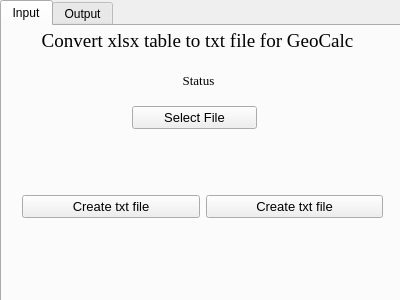
<?xml version="1.0" encoding="UTF-8"?>
<ui version="4.0">
 <class>GCE</class>
 <widget class="QWidget" name="GCE">
  <property name="geometry">
   <rect>
    <x>0</x>
    <y>0</y>
    <width>400</width>
    <height>300</height>
   </rect>
  </property>
  <property name="minimumSize">
   <size>
    <width>400</width>
    <height>300</height>
   </size>
  </property>
  <property name="maximumSize">
   <size>
    <width>400</width>
    <height>300</height>
   </size>
  </property>
  <property name="windowTitle">
   <string>GeoCalc Extention</string>
  </property>
  <widget class="QTabWidget" name="tabWidget">
   <property name="geometry">
    <rect>
     <x>0</x>
     <y>0</y>
     <width>411</width>
     <height>311</height>
    </rect>
   </property>
   <property name="currentIndex">
    <number>0</number>
   </property>
   <widget class="QWidget" name="input">
    <attribute name="title">
     <string>Input</string>
    </attribute>
    <widget class="QWidget" name="horizontalLayoutWidget">
     <property name="geometry">
      <rect>
       <x>20</x>
       <y>140</y>
       <width>361</width>
       <height>81</height>
      </rect>
     </property>
     <layout class="QHBoxLayout" name="horizontalLayout">
      <item>
       <widget class="QPushButton" name="pushButton">
        <property name="font">
         <font>
          <pointsize>10</pointsize>
         </font>
        </property>
        <property name="text">
         <string>Create txt file</string>
        </property>
       </widget>
      </item>
      <item>
       <widget class="QPushButton" name="pushButton_2">
        <property name="font">
         <font>
          <pointsize>10</pointsize>
         </font>
        </property>
        <property name="text">
         <string>Create txt file</string>
        </property>
       </widget>
      </item>
     </layout>
    </widget>
    <widget class="QPushButton" name="pushButton_3">
     <property name="geometry">
      <rect>
       <x>130</x>
       <y>80</y>
       <width>125</width>
       <height>23</height>
      </rect>
     </property>
     <property name="font">
      <font>
       <pointsize>10</pointsize>
      </font>
     </property>
     <property name="text">
      <string>Select File</string>
     </property>
    </widget>
    <widget class="QLabel" name="label">
     <property name="geometry">
      <rect>
       <x>0</x>
       <y>-1</y>
       <width>391</width>
       <height>31</height>
      </rect>
     </property>
     <property name="font">
      <font>
       <family>Times New Roman</family>
       <pointsize>14</pointsize>
       <weight>50</weight>
       <bold>false</bold>
      </font>
     </property>
     <property name="text">
      <string>Convert xlsx table to txt file for GeoCalc</string>
     </property>
     <property name="alignment">
      <set>Qt::AlignCenter</set>
     </property>
    </widget>
    <widget class="QLabel" name="label_2">
     <property name="geometry">
      <rect>
       <x>6</x>
       <y>39</y>
       <width>381</width>
       <height>31</height>
      </rect>
     </property>
     <property name="font">
      <font>
       <family>Times New Roman</family>
       <pointsize>10</pointsize>
      </font>
     </property>
     <property name="text">
      <string>Status</string>
     </property>
     <property name="alignment">
      <set>Qt::AlignCenter</set>
     </property>
    </widget>
   </widget>
   <widget class="QWidget" name="output">
    <attribute name="title">
     <string>Output</string>
    </attribute>
   </widget>
  </widget>
 </widget>
 <resources/>
 <connections/>
</ui>
